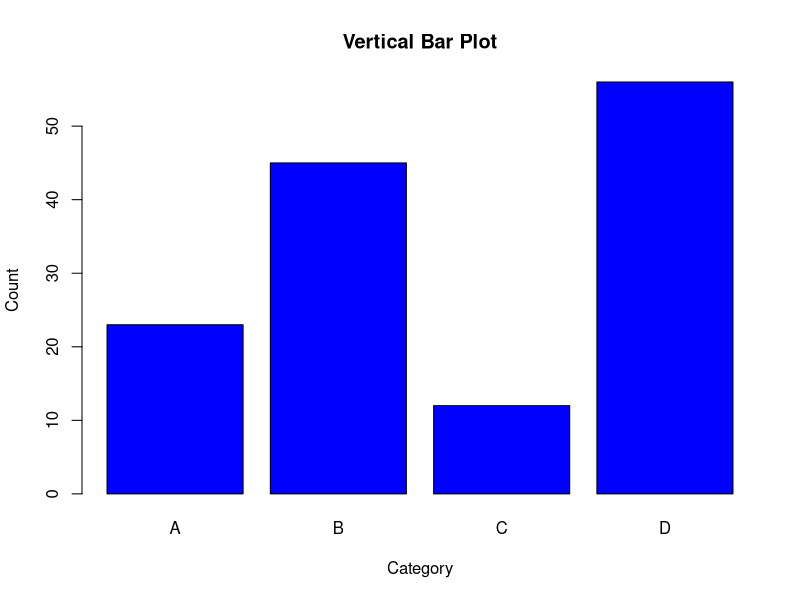
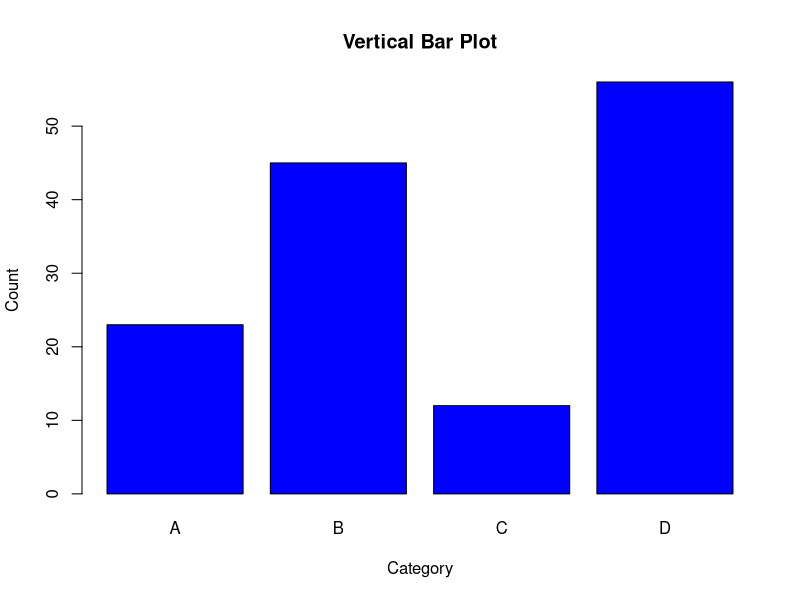
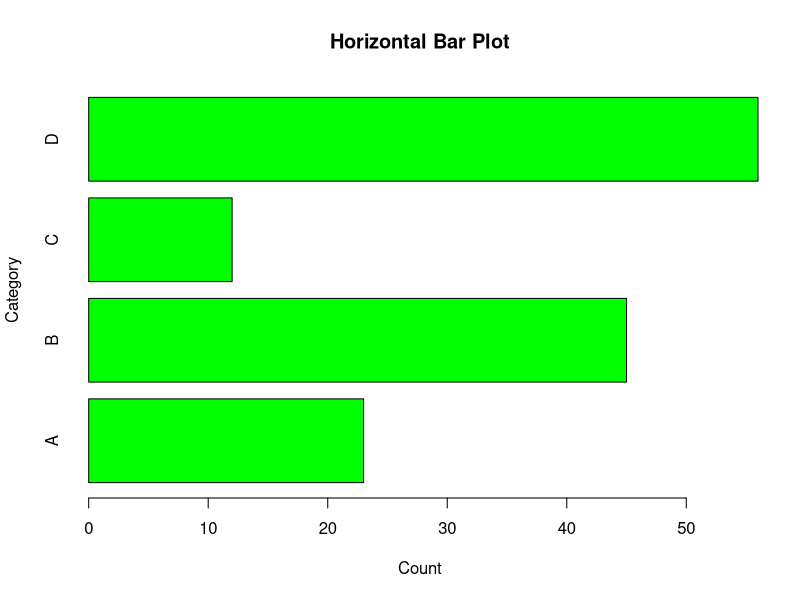
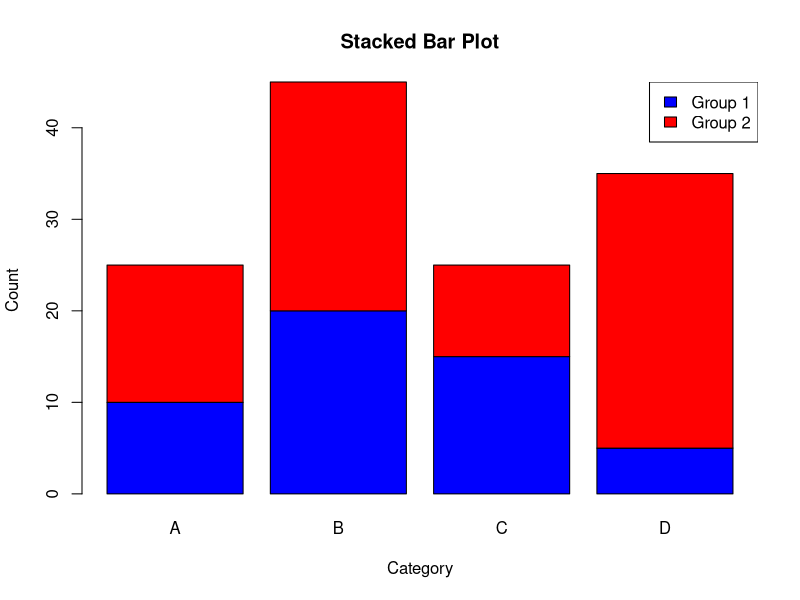
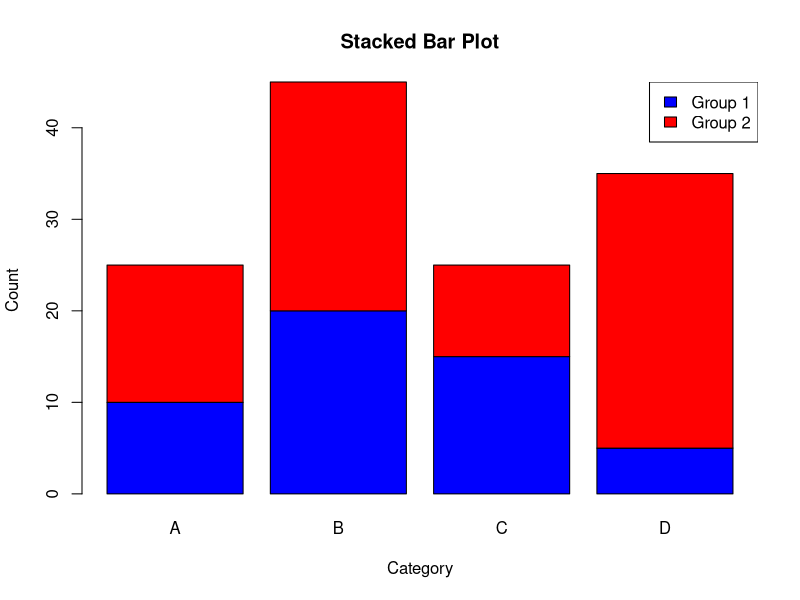
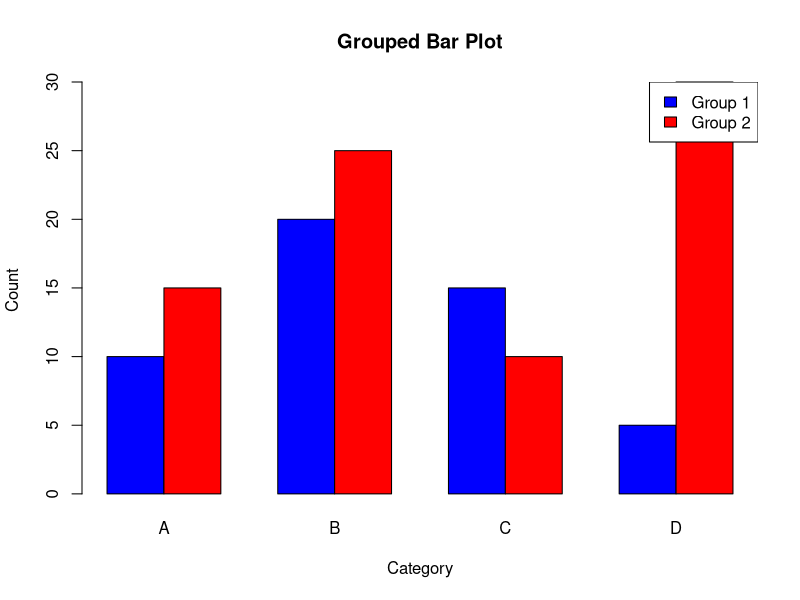
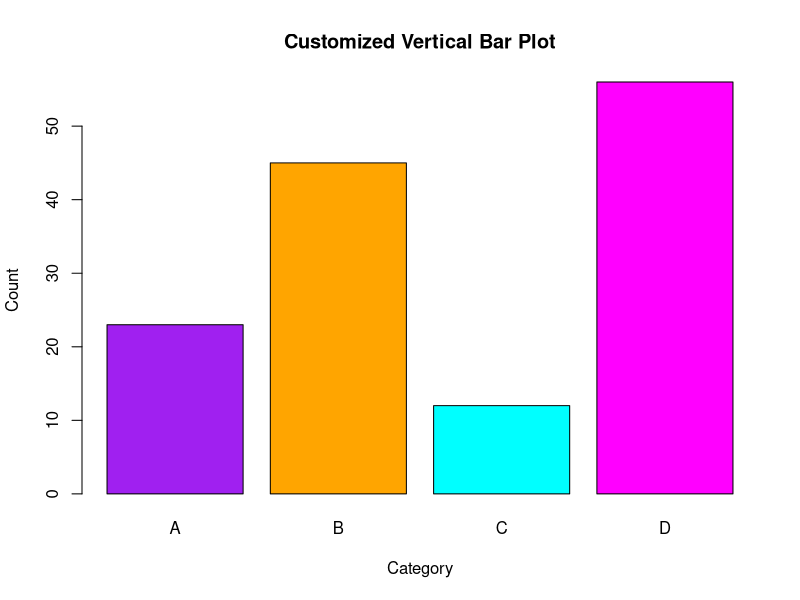

These charts were generated, in order, by the following R code:
## ---- chunk 1

# Creating sample data

categories <- c("A", "B", "C", "D")

counts <- c(23, 45, 12, 56)



# Creating a vertical bar plot

barplot(counts, names.arg = categories, main = "Vertical Bar Plot", xlab = "Category", ylab = "Count", col = "blue")

## ---- chunk 2

# Plot result

barplot(counts, names.arg = categories, main = "Vertical Bar Plot", xlab = "Category", ylab = "Count", col = "blue")

## ---- chunk 3

# Plot result

barplot(counts, names.arg = categories, main = "Horizontal Bar Plot", xlab = "Count", ylab = "Category", col = "green", horiz = TRUE)

## ---- chunk 4

# Creating sample data for stacked bar plot

counts_matrix <- matrix(c(10, 15, 20, 25, 15, 10, 5, 30), nrow = 2)



# Creating a stacked bar plot

barplot(counts_matrix, beside = FALSE, names.arg = categories, main = "Stacked Bar Plot", xlab = "Category", ylab = "Count", col = c("blue", "red"))

legend("topright", legend = c("Group 1", "Group 2"), fill = c("blue", "red"))

## ---- chunk 5

# Plot result

barplot(counts_matrix, beside = FALSE, names.arg = categories, main = "Stacked Bar Plot", xlab = "Category", ylab = "Count", col = c("blue", "red"))

legend("topright", legend = c("Group 1", "Group 2"), fill = c("blue", "red"))

## ---- chunk 6

# Plot result

barplot(counts_matrix, beside = TRUE, names.arg = categories, main = "Grouped Bar Plot", xlab = "Category", ylab = "Count", col = c("blue", "red"))

legend("topright", legend = c("Group 1", "Group 2"), fill = c("blue", "red"))

## ---- chunk 7

# Plot result

barplot(counts, names.arg = categories, main = "Customized Vertical Bar Plot", xlab = "Category", ylab = "Count", col = c("purple", "orange", "cyan", "magenta"))

